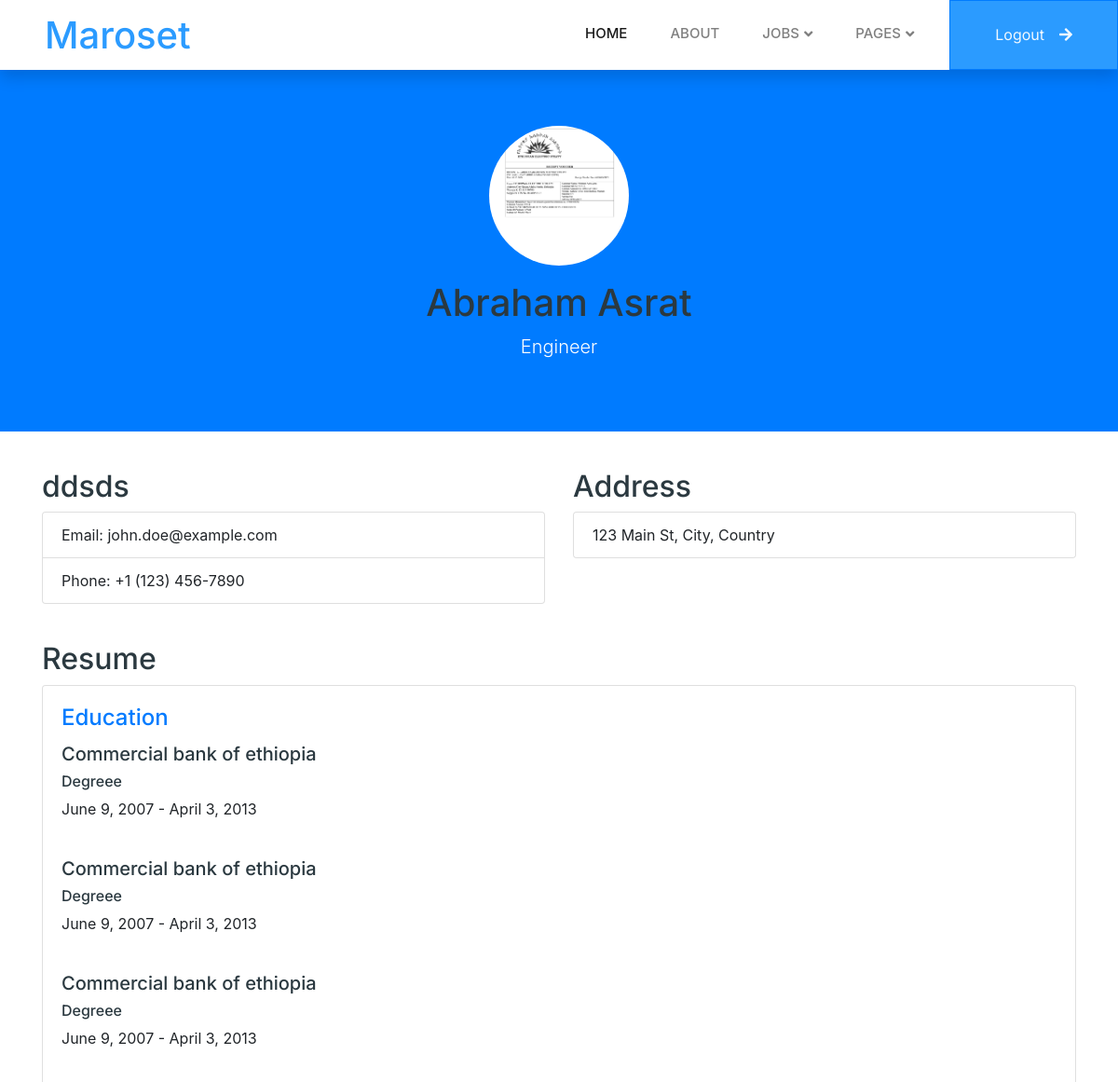
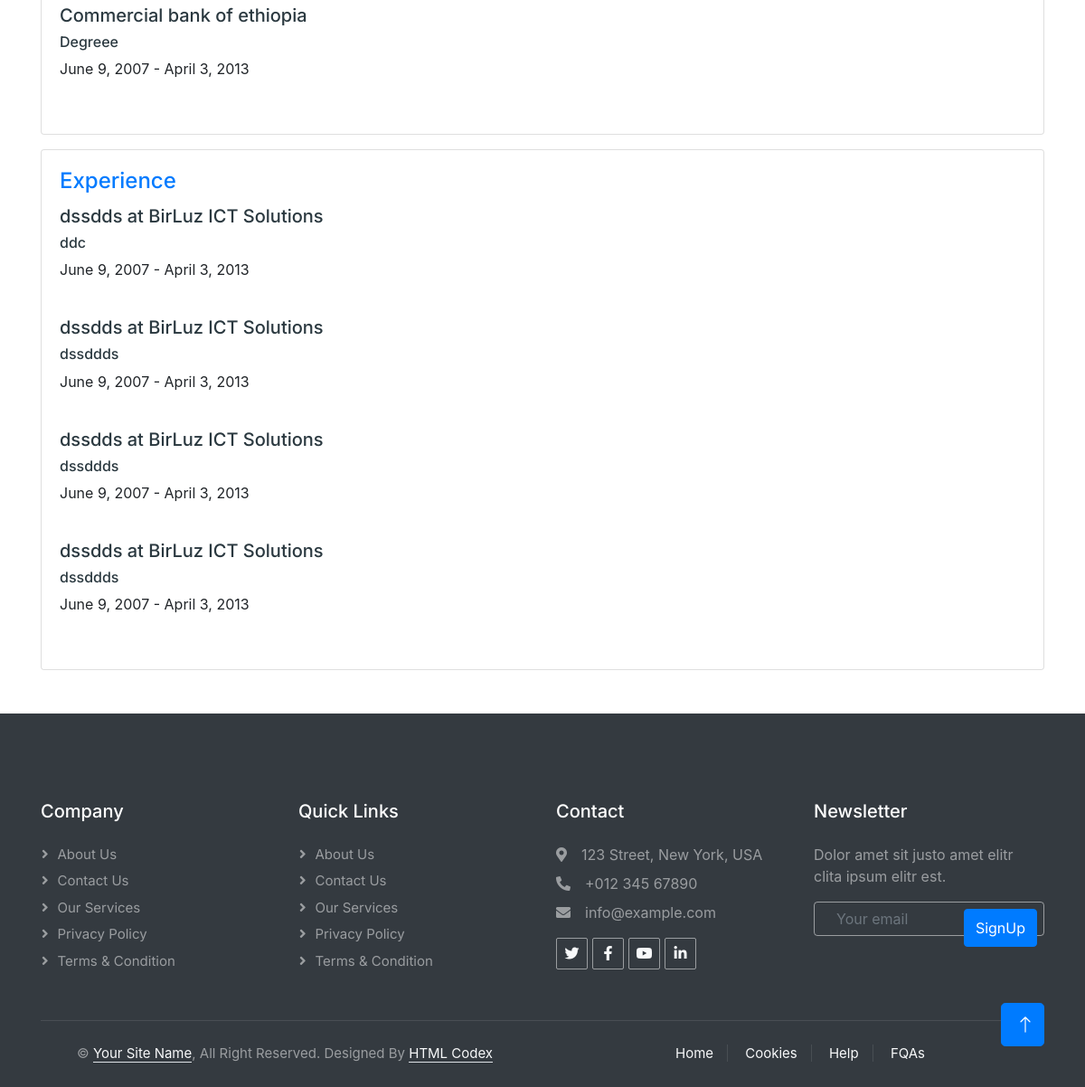
Screenshot of /resume/show_profile (signed in) with the database file from the repository (2 pictures, top to bottom).
### resume/models.py (models this page shows, shortened)
class Resume(models.Model):
    max_birth_date = date.today() - timedelta(days=18*365)
    user = models.OneToOneField(User, on_delete=models.CASCADE, related_name='resume')
    first_name = models.CharField(max_length=100)
    last_name = models.CharField(max_length=100)
    birth_date = models.DateField(validators=[
        MinValueValidator(limit_value=date(1900, 1, 1), message='Birth date cannot be earlier than 1900-01-01'),
        MaxValueValidator(limit_value=max_birth_date, message='You must be at least 18 years old')
    ])
    occupation = models.CharField(max_length=100)
    bio = models.TextField(validators=[MaxLengthValidator(limit_value=3000, message='Bio should not exceed 3000 characters')])
    profile_picture = models.ImageField(upload_to='images/', blank=True,
        validators=[FileExtensionValidator(['jpg', 'jpeg', 'png']), validate_file_size])  # 5 MB limit
    cv = models.FileField(
        upload_to='files/', validators=[FileExtensionValidator(['pdf', 'docx']), validate_file_size])  # 5 MB limit

class Education(models.Model):
    resume = models.ForeignKey(Resume, on_delete=models.CASCADE, related_name='educations')
    degree = models.CharField(max_length=100)
    institution = models.CharField(max_length=100)
    start_date = models.DateField()
    end_date = models.DateField()

class Experience(models.Model):
    resume = models.ForeignKey(Resume, on_delete=models.CASCADE, related_name='experiences')
    title = models.CharField(max_length=100)
    company = models.CharField(max_length=100)
    job_description = models.TextField(validators=[MaxLengthValidator(limit_value=3000, message='description should not exceed 3000 characters')])
    start_date = models.DateField()
    end_date = models.DateField()

### resume/views.py (the view)
# urls.py: path('show_profile', views.show_resume, name='show_resume'),
def show_resume(request):
    resume = Resume.objects.get(user = request.user)
    experiences = resume.experiences.all()
    educations = resume.educations.all()
    return render(request, 'resume/show_resume.html',{'resume': resume, 'experiences': experiences, 'educations':educations})

### templates/resume/show_resume.html (shortened to what this page needs)
{% extends 'base.html' %}
{% block content %}
<!DOCTYPE html>
<html lang="en">
<head>
    <link rel="stylesheet" href="https://stackpath.bootstrapcdn.com/bootstrap/4.5.2/css/bootstrap.min.css">
</head>
<body>
<header class="profile-header text-center">
    <div class="container">
        <img src="{{ resume.profile_picture.url }}" alt="Profile Picture" class="profile-avatar">
        <h1 class="mt-3">{{resume.first_name}} {{resume.last_name}}</h1>
        <p class="lead">{{resume.occupation}}</p>
    </div>
</header>
<section class="profile-details">
    <div class="container">
        <div class="row">
            <div class="col-md-6">
                <h2>{{resume.bio}}</h2>
                <ul class="list-group">
                    <li class="list-group-item">Email: john.doe@example.com</li>
                    <li class="list-group-item">Phone: +1 (123) 456-7890</li>
                </ul>
            </div>
            <div class="col-md-6">
                <h2>Address</h2>
                <ul class="list-group">
                    <li class="list-group-item">123 Main St, City, Country</li>
                </ul>
            </div>
        </div>
    </div>
</section>
<section class="resume-section">
    <div class="container">
        <h2>Resume</h2>
        <div class="card">
            <div class="card-body">
                <h4 class="card-title text-primary">Education</h4>
               {% for education in educations %}
               <h5>{{education.institution}}</h5>
               <h6>{{education.degree}}</h6>
               <p>{{education.start_date}} - {{education.end_date}}</p>
               <br>
               {% endfor %}
            </div>
        </div>
        <div class="card mt-3">
            <div class="card-body">
                <h4 class="card-title text-primary">Experience</h4>
                {% for experience in experiences %}
                <h5>{{ experience.title }} at {{ experience.company }}</h5>
                <h6>{{experience.job_description}}</h6>
                <p>{{experience.start_date}} - {{experience.end_date}}</p>
                <br>
              {% endfor %}
            </div>
        </div>
    </div>
</section>
</body>
</html>
{% endblock content %}

### static/css/style.css (style rules this page uses)
:root { --primary: #00B074; --secondary: #2B9BFF; --light: #EFFDF5; --dark: #2B3940; }

### templates/resume/show_resume.html (style rules this page uses)
.profile-header { background-color: #007bff; color: #fff; padding: 60px 0; }
.profile-avatar { width: 150px; height: 150px; border-radius: 50%; object-fit: cover; }
.profile-details { margin-top: 40px; }
.resume-section { margin-top: 40px; }

### rows the page displays
Resume: profile_picture (picture), first_name "Abraham", last_name "Asrat", occupation "Engineer", bio "ddsds"
Education: institution "Commercial bank of ethiopia", degree "Degreee", start_date "June 9, 2007", end_date "April 3, 2013"
Education: institution "Commercial bank of ethiopia", degree "Degreee", start_date "June 9, 2007", end_date "April 3, 2013"
Education: institution "Commercial bank of ethiopia", degree "Degreee", start_date "June 9, 2007", end_date "April 3, 2013"
Education: institution "Commercial bank of ethiopia", degree "Degreee", start_date "June 9, 2007", end_date "April 3, 2013"
Experience: title "dssdds", company "BirLuz ICT Solutions", job_description "ddc", start_date "June 9, 2007", end_date "April 3, 2013"
Experience: title "dssdds", company "BirLuz ICT Solutions", job_description "dssddds", start_date "June 9, 2007", end_date "April 3, 2013"
Experience: title "dssdds", company "BirLuz ICT Solutions", job_description "dssddds", start_date "June 9, 2007", end_date "April 3, 2013"
Experience: title "dssdds", company "BirLuz ICT Solutions", job_description "dssddds", start_date "June 9, 2007", end_date "April 3, 2013"
